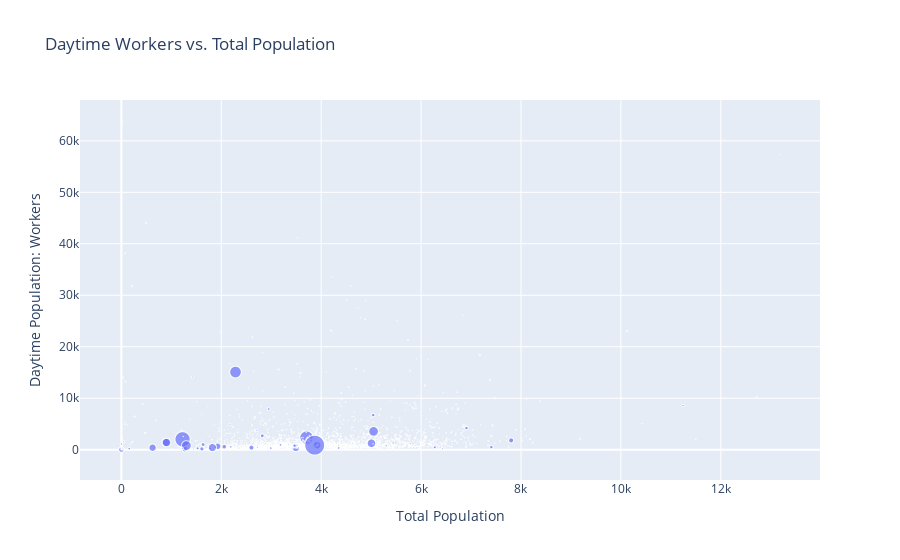

Notebook source saved alongside this figure:
### Markdown cell above
#### This scatter plot compares total population and daytime worker population across census tracts in Los Angeles County, with the size of each point representing the tract’s land area.

### Code cell
fig = px.scatter(subsetData,
                 x='Total Population',
                 y='Daytime Population: Workers',
                 size='Area Square Miles',
                 title='Daytime Workers vs. Total Population',
                 labels={
                     'Total Population': 'Total Population',
                     'Daytime Population: Workers': 'Daytime Population: Workers',
                     'Area Square Miles': 'Area Square Miles'
                 },
                 hover_data=['FIPS'])

fig.show()

### Figure 1 — Plotly figure (JSON) as saved in the notebook; plotly's stock layout.template omitted (floating-point values rounded to 4 significant figures; data arrays with more than 128 entries replaced by an {"elided": "..."} marker saying what was removed)
{"data": [{"customdata": {"elided": "2533x1 str values"}, "hovertemplate": "Total Population=%{x}<br>Daytime Population: Workers=%{y}<br>Area Square Miles=%{marker.size}<br>FIPS=%{customdata[0]}<extra></extra>", "legendgroup": "", "marker": {"color": "#636efa", "size": {"elided": "2533 float values"}, "sizemode": "area", "sizeref": 2.448, "symbol": "circle"}, "mode": "markers", "name": "", "showlegend": false, "type": "scattergl", "x": {"elided": "2533 int values"}, "xaxis": "x", "y": {"elided": "2533 int values"}, "yaxis": "y"}], "layout": {"autosize": true, "legend": {"itemsizing": "constant", "tracegroupgap": 0}, "title": {"text": "Daytime Workers vs. Total Population"}, "xaxis": {"anchor": "y", "autorange": true, "domain": [0, 1], "range": [-818.8, 13980.0], "title": {"text": "Total Population"}, "type": "linear"}, "yaxis": {"anchor": "x", "autorange": true, "domain": [0, 1], "range": [-10010.0, 68920.0], "title": {"text": "Daytime Population: Workers"}, "type": "linear"}}}
